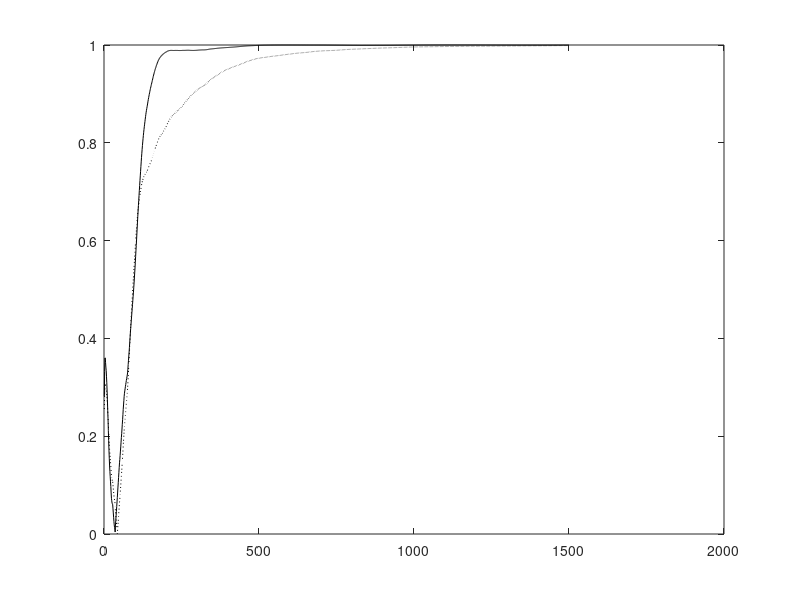

The MATLAB script that drew this image: (Note: this script raises an error after producing the figure.)
% PF - Comparison of Adaptive EVD Homogeneous, Deflated, Weighted

function evdTest;

clear all; close all; 

% Number of samples N and dimension D
nSamples = 500;
nDim = 10;
nEA = 4;
nEpochs = 3;
randn('state',0);

% Generate the covX random matrices
covX = 3*...
[ 0.4270   0.0110  -0.0050  -0.0250   0.0890  -0.0790  -0.0190   0.0740   0.0890   0.0050 ; ...
  0.0110   5.6900  -0.0690  -0.2820  -0.7310   0.0900  -0.1240   0.1000   0.4320  -0.1030 ; ...
 -0.0050  -0.0690   0.0800   0.0980   0.0450  -0.0410   0.0230   0.0220  -0.0350   0.0120 ; ...
 -0.0250  -0.2820   0.0980   2.8000  -0.1070   0.1500  -0.1930   0.0950  -0.2260   0.0460 ; ...
  0.0890  -0.7310   0.0450  -0.1070   3.4400   0.2530   0.2510   0.3160   0.0390  -0.0100 ; ...
 -0.0790   0.0900  -0.0410   0.1500   0.2530   2.2700  -0.1800   0.2950  -0.0390  -0.1130 ; ...
 -0.0190  -0.1240   0.0230  -0.1930   0.2510  -0.1800   0.3270   0.0270   0.0260  -0.0160 ; ...
  0.0740   0.1000   0.0220   0.0950   0.3160   0.2950   0.0270   0.7270  -0.0960  -0.0170 ; ...
  0.0890   0.4320  -0.0350  -0.2260   0.0390  -0.0390   0.0260  -0.0960   0.7150  -0.0090 ; ...
  0.0050  -0.1030   0.0120   0.0460  -0.0100  -0.1130  -0.0160  -0.0170  -0.0090   0.0650 ];
    
% Compute data
[V1,D1] = eig(covX);
[d,in] = sort(diag(D1));
V = zeros(nDim,nDim);
D = zeros(nDim,nDim);
for i = 1 : nDim
   V(:,i) = V1(:,in(nDim+1-i));
   D(i,i) = D1(in(nDim+1-i),in(nDim+1-i));
end
x(1:nDim,1:nSamples) = V*sqrt(D)*randn(nDim,nSamples);

% Compute Corrl matrix and eigen vectors
corX = zeros(nDim,nDim);
for i = 1 : nSamples
   corX = corX + x(:,i)*x(:,i)'/nSamples;
end
[V1,D1] = eig(corX);
[d,in] = sort(diag(D1));
V = zeros(nDim,nDim);
D = zeros(nDim,nDim);
for i = 1 : nDim
   V(:,i) = V1(:,in(nDim+1-i));
   D(i,i) = D1(in(nDim+1-i),in(nDim+1-i));
end
%corX
V(:,1:nEA)
diag(D)'

% Adaptive algorithm
A = zeros(nDim,nDim);
W1 = 0.1 * ones(nDim,nEA);
W2 = W1;
W3 = W1;
C  = diag(2.3-0.3*[1:nEA])
I  = eye(nEA,nEA);
mu = 2;
for epoch = 1 : nEpochs
   for iter = 1 : nSamples
      cnt = nSamples*(epoch-1) + iter;
      
      A = A + (1.0/cnt)*((x(:,iter) * x(:,iter)') - A);
      etat1 = 1.0/(125 + cnt);
      etat2 = 1.0/(400 + cnt);
      
      % Homogeneous Gradient Descent
      W1 = W1 + etat1*(A*W1 - mu*W1*(W1'*W1-I));
      
      % Deflated Gradient Descent
      W2 = W2 + etat1*(A*W2 - mu*W2*triu(W2'*W2-I));
      
      % Weighted Gradient Descent
      W3 = W3 + etat2*(A*W3*C - mu*W3*C*(W3'*W3-I));
      
      for i = 1 : nEA      
      	u1 = W1(:,i)/norm(W1(:,i));
      	u2 = W2(:,i)/norm(W2(:,i));
      	u3 = W3(:,i)/norm(W3(:,i));
      	cos_t1(i,cnt) = abs(u1'*V(:,i));
        cos_t2(i,cnt) = abs(u2'*V(:,i));
        cos_t3(i,cnt) = abs(u3'*V(:,i));
      end
      ind(cnt) = cnt;
   end
end

W1byNorm = W1*sqrt(inv(diag(diag(W1'*W1))))
V1to4 = V(:,1:nEA)
W2byNorm = W2*sqrt(inv(diag(diag(W2'*W2))))
V1to4 = V(:,1:nEA)
W3byNorm = W3*sqrt(inv(diag(diag(W3'*W3))))
V1to4 = V(:,1:nEA)

W1W1 = (W1'*W1)
W2W2 = (W2'*W2)
W3W3 = (W3'*W3)

EstL1 = (diag(W1'*A*W1) ./ diag(W1'*W1))'
EstL2 = (diag(W2'*A*W2) ./ diag(W2'*W2))'
EstL3 = (diag(W3'*A*W3) ./ diag(W3'*W3))'
ActL  = diag(D(:,1:nEA))'


if (1)

% Plot the convergence results
figure(1);
plot(ind,cos_t2(1,:),'k-'); hold on;
plot(ind,cos_t3(1,:),'k:'); hold on;
legend('Deflated','Weighted',0);
xlabel('Number of Samples');
ylabel('Direction Cosine - Component 1');
hold off;

% Plot the convergence results
figure(2);
plot(ind,cos_t2(2,:),'k-'); hold on;
plot(ind,cos_t3(2,:),'k:'); hold on;
legend('Deflated','Weighted',0);
xlabel('Number of Samples');
ylabel('Direction Cosine - Component 2');
hold off;

% Plot the convergence results
figure(3);
plot(ind,cos_t2(3,:),'k-'); hold on;
plot(ind,cos_t3(3,:),'k:'); hold on;
legend('Deflated','Weighted',0);
xlabel('Number of Samples');
ylabel('Direction Cosine - Component 3');
hold off;

% Plot the convergence results
figure(4);
plot(ind,cos_t2(4,:),'k-'); hold on;
plot(ind,cos_t3(4,:),'k:'); hold on;
legend('Deflated','Weighted',0);
xlabel('Number of Samples');
ylabel('Direction Cosine - Component 4');
hold off;

else

% Plot the convergence results
figure(1);
plot(ind,cos_t1(1,:),'r:'); hold on;
plot(ind,cos_t2(1,:),'g-'); hold on;
plot(ind,cos_t3(1,:),'b--'); hold on;
legend('Symmetric','Deflated','Weighted',0);
xlabel('Number of Samples');
ylabel('Direction Cosine - Component 1');
hold off;

% Plot the convergence results
figure(2);
plot(ind,cos_t1(2,:),'r:'); hold on;
plot(ind,cos_t2(2,:),'g-'); hold on;
plot(ind,cos_t3(2,:),'b--'); hold on;
legend('Symmetric','Deflated','Weighted',0);
xlabel('Number of Samples');
ylabel('Direction Cosine - Component 2');
hold off;

% Plot the convergence results
figure(3);
plot(ind,cos_t1(3,:),'r:'); hold on;
plot(ind,cos_t2(3,:),'g-'); hold on;
plot(ind,cos_t3(3,:),'b--'); hold on;
legend('Symmetric','Deflated','Weighted',0);
xlabel('Number of Samples');
ylabel('Direction Cosine - Component 3');
hold off;

% Plot the convergence results
figure(4);
plot(ind,cos_t1(4,:),'r:'); hold on;
plot(ind,cos_t2(4,:),'g-'); hold on;
plot(ind,cos_t3(4,:),'b--'); hold on;
legend('Symmetric','Deflated','Weighted',0);
xlabel('Number of Samples');
ylabel('Direction Cosine - Component 4');
hold off;

end

%keyboard




  
